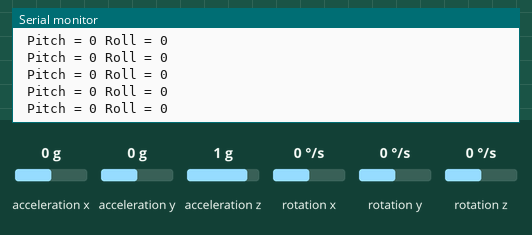
Bench run of a sketch on a simulated Arduino Uno, built with avr-gcc and run on an emulated ATmega328P. On the bench: the last lines printed to the serial monitor. Inputs (shaded band) come from the test bench; at power-on: acceleration x 0 g, acceleration y 0 g, acceleration z 1 g, rotation x 0 °/s, rotation y 0 °/s, rotation z 0 °/s.

Above: at 1.2 s.
1.3 s: acceleration x set to -1.4 g
At 2.3 s:
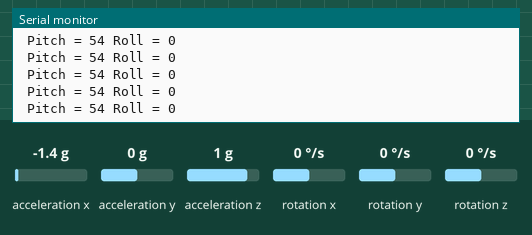
4.3 s: acceleration y set to -1.4 g
At 5.0 s:
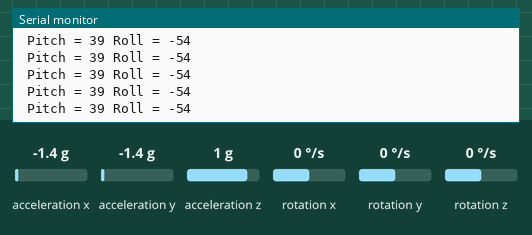
7.3 s: acceleration z set to -1.4 g
At 8.2 s:
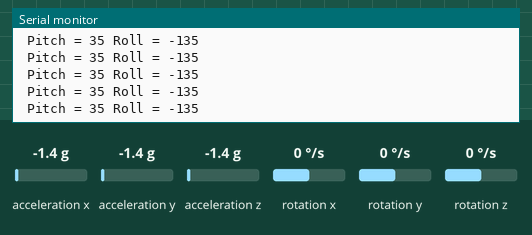
10.3 s: acceleration x set to 0.8 g
At 11.4 s:
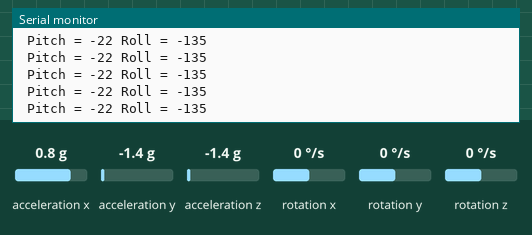
Timing chart, 0 to 13.3 s (numbered marks = the images above; inputs shaded):
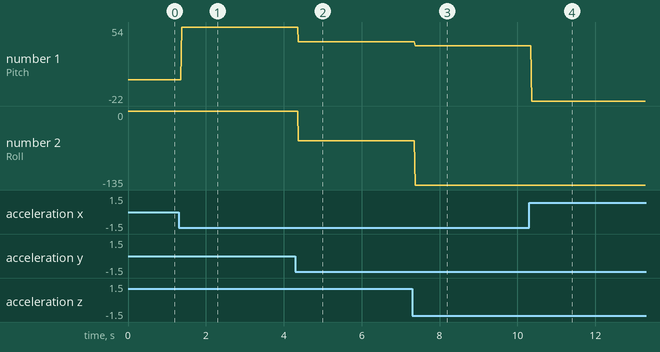

The sketch:

MPU_working_code.ino
```cpp
#include <Wire.h>
#include <MPU6050.h>
MPU6050 mpu;
void setup()
{
  Serial.begin(9600);

}
void loop()
{
  Vector normAccel = mpu.readNormalizeAccel();
  int pitch = -(atan2(normAccel.XAxis, sqrt(normAccel.YAxis * normAccel.YAxis + normAccel.ZAxis * normAccel.ZAxis)) * 180.0) / M_PI;
  int roll = (atan2(normAccel.YAxis, normAccel.ZAxis) * 180.0) / M_PI;
  Serial.print(" Pitch = ");
  Serial.print(pitch);
  Serial.print(" Roll = ");
  Serial.print(roll);
  Serial.println();
  delay(10);
}
```

Measured:
- after the input at 1.3 s, the serial monitor: prints a new line after 0.08 s (image 1)
- after the input at 4.3 s, the serial monitor: prints a new line after 0.08 s (image 2)
- after the input at 7.3 s, the serial monitor: prints a new line after 0.07 s (image 3)
- after the input at 10.3 s, the serial monitor: prints a new line after 0.06 s (image 4)
- plotted number 1: 0 → 54 after the input at 1.3 s, 54 → 39 after the input at 4.3 s, 39 → 35 after the input at 7.3 s, 35 → -22 after the input at 10.3 s
- plotted number 2: 0 → -54 after the input at 4.3 s, -54 → -135 after the input at 7.3 s
